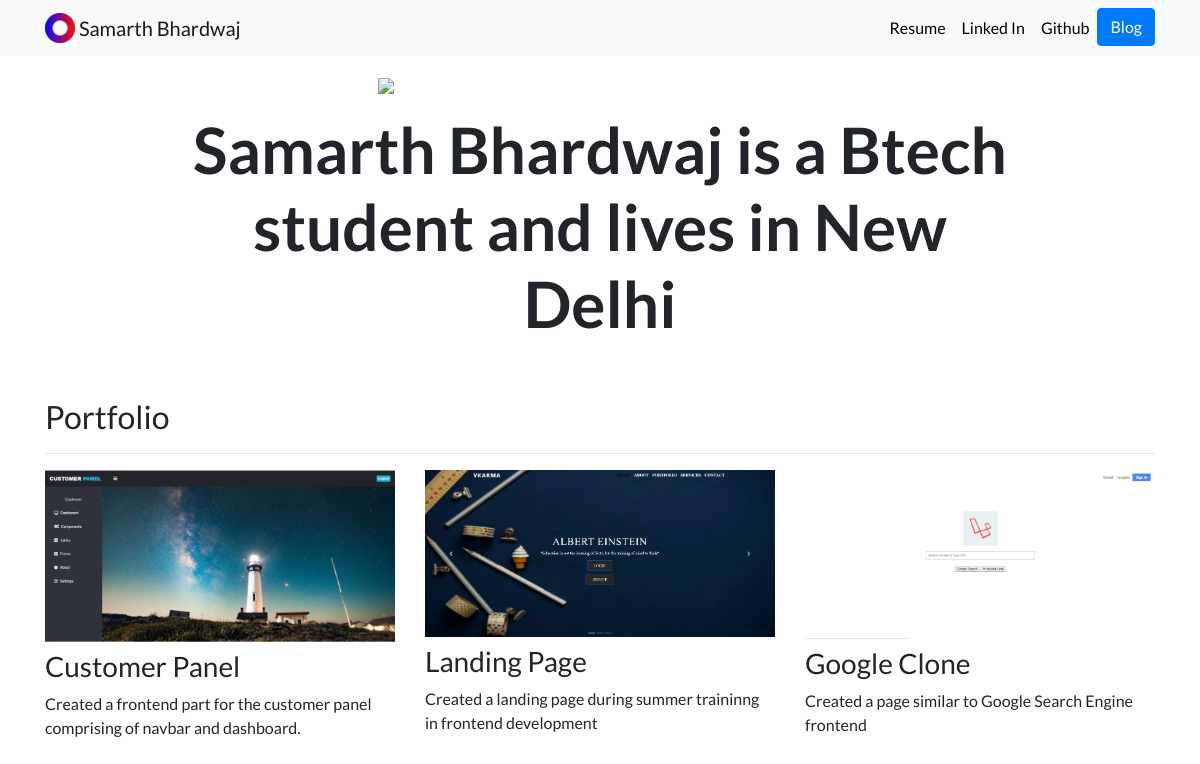
The page / on the database its author committed.
### portfolio/models.py (models this page shows, shortened)
class Project(models.Model):
    title = models.CharField(max_length=100)
    description = models.CharField(max_length=250)
    image = models.ImageField(upload_to='portfolio/images/')
    url = models.URLField(blank=True)

### portfolio/views.py (the view)
# urls.py: 2. Add a URL to urlpatterns:  path('', views.home, name='home')
def home(request):
    projects = Project.objects.all()
    return render(request, 'portfolio/home.html', {'projects': projects})

### portfolio/templates/portfolio/home.html
{% extends 'portfolio/base.html' %}
{% load static %}
{% block content %}
<div class="row justify-content-center my-3">
   <div class="col-5">
    <img src="{% static 'portfolio/zappyimg.jpg' %}" class="img-fluid">
   </div>
</div>
<div class="row justify-content-center mb-3">
 <div class="col-md-9 text-center">
  <h1 id="hometext" class="font-weight-bold">Samarth Bhardwaj is a Btech student and lives in New Delhi</h1>
 </div>
</div>
<h2 class="mt-5">Portfolio</h2>
<hr>
<div class="row">
 {% for project in projects  %}
 <div class="col-lg-4 col-md-6">
  {% if project.url %}
  <a href="{{ project.url }}">
   <img src="{{ project.image.url }}" class="img-fluid mb-2">
  </a>
  {% else %}
  <img src="{{ project.image.url }}" class="img-fluid mb-2">
  {% endif %}
  <h3>{{ project.title }}</h3>
  <p>{{ project.description }}</p>
  </div>
  {% endfor %}
 </div>
{% endblock %}

### portfolio/templates/portfolio/base.html (shortened to what this page needs)
{% load static %}
<!doctype html>
<html lang="en">
  <head>
    <link rel="stylesheet" href="https://stackpath.bootstrapcdn.com/bootstrap/4.4.1/css/bootstrap.min.css">
    <link rel="stylesheet" href="{% static "portfolio/custom.css" %}">
  </head>
  <body>
        <nav class="navbar navbar-expand-lg navbar-light bg-light">
        <div class="container">
        <a class="navbar-brand" href="{% url 'home' %}">
        <img src="{% static "portfolio/Logo.png" %}" width="30" height="30" class="d-inline-block align-top" alt="Samarth's Logo">
        <span>Samarth Bhardwaj</span>
        </a>
       <div class="collapse navbar-collapse" id="navbarSupportedContent">
        <ul class="navbar-nav ml-auto">
        <li class="nav-item">
            <a class="nav-link" href="{% static "portfolio/biodata4-converted.pdf" %}">Resume</a>
        </li>
        <li class="nav-item">
            <a class="nav-link" href="https://www.linkedin.com/in/samarth-bhardwaj-7160aa172/">Linked In</a>
        </li>
        <li class="nav-item">
            <a class="nav-link" href="https://github.com/samfubuki">Github</a>
        </li>
        <li class="nav-item">
            <a role="button" href="{% url 'blog:all_blogs' %}" class="btn btn-primary">Blog</a>
        </li>
        </ul>
    </div>
    </nav>
     <div class="container">
        {% block content %}{% endblock %}
     </div>
  </body>
</html>

### portfolio/static/portfolio/custom.css (style rules this page uses)
.navbar-nav .nav-link { color:rgba(0,0,0,1) !important; }
body { font-family: 'Lato', sans-serif; }
@media (min-width: 992px) { #hometext { font-size: 4rem; } }

### rows shown on the page
Project: image (picture), title "Customer Panel", description "Created a frontend part for the customer panel comprising of navbar and dashboard."
Project: image (picture), title "Landing Page", description "Created a landing page during summer traininng in frontend development"
Project: image (picture), title "Google Clone", description "Created a page similar to Google Search Engine frontend"
